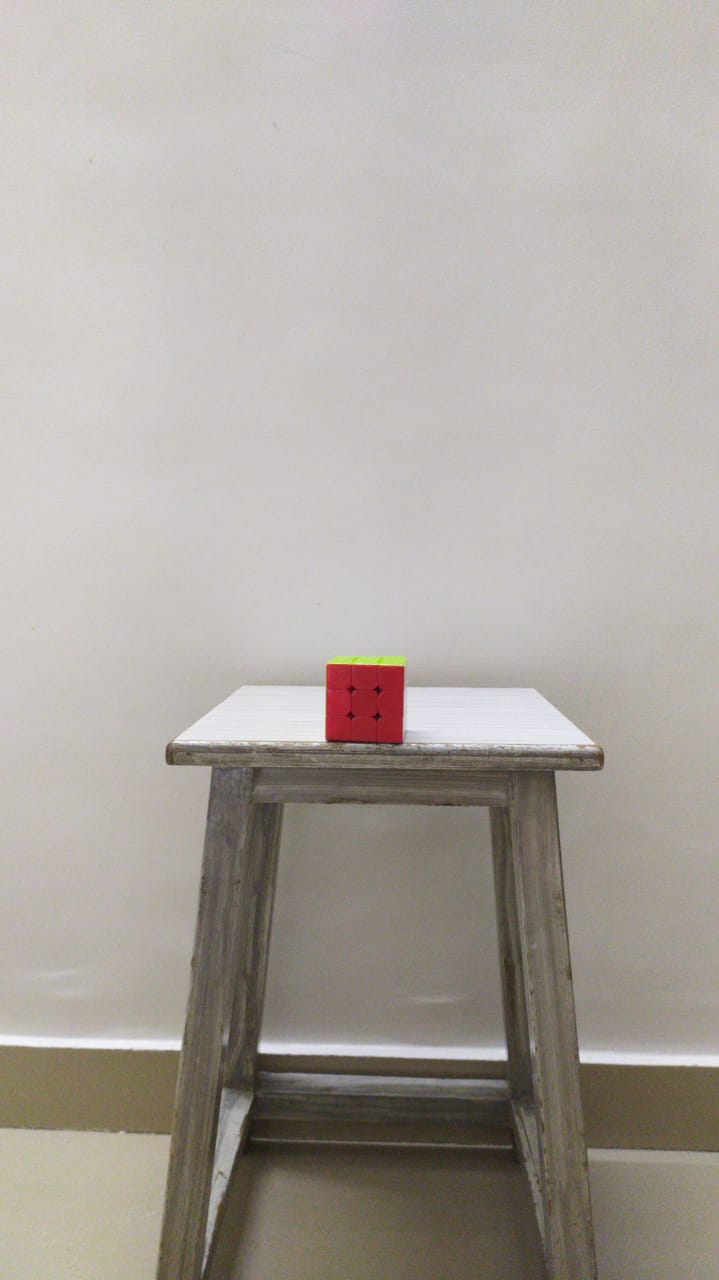
#> input picture FinalTask_MouseImage/images/r1.jpeg, 719 x 1280 px
$ python mouseimage.py   (older library calls are emulated)
#> lines starting #> are read from the running program, lines starting #| are printed output that depends on the picture; after the words box and inside, x2 and y2 are one past the last pixel; in counts of white or black regions, pixels touching at a corner belong together
#> further down, image is the input picture: shape (1280, 719, 3); mean B, G, R 159.3, 165.5, 171.4
import cv2
from imutils import paths
import numpy as np
import imutils
import os


lr = np.array([170, 120, 70])
hr = np.array([180, 255, 255])

ly =np.array([12, 93, 90])
hy =np.array([45, 255, 255])

#click event function
# [41 lines left out: function click_event, not called in this run]


def distance_to_camera(objWdth, fclLnth, perWdth):
	# calculating distance between camera and object
	return (objWdth * fclLnth) / perWdth

def find_marker(image):
	# converting the image to grayscale
	gray = cv2.cvtColor(image, cv2.COLOR_BGR2HSV)
#> gray: shape (1280, 719, 3); mean H, S, V 28.5, 23.9, 171.6
	# COLOR MASKING
	mask = cv2.inRange(gray, lr, hr)  # masking so as to be more efficient
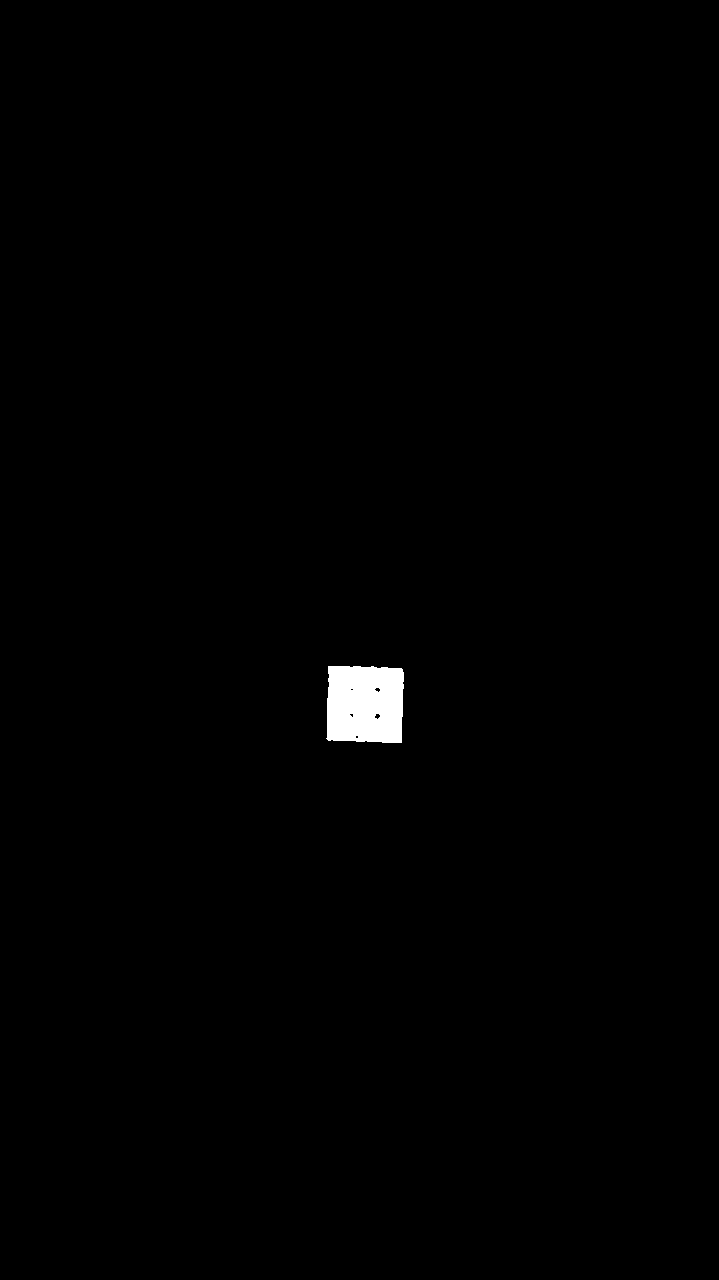
#> mask: shape (1280, 719); 0.61% white; 1 white region, box (x1, y1, x2, y2) and area: (326, 666, 404, 743) 5608
	edged = cv2.Canny(mask, 35, 125)
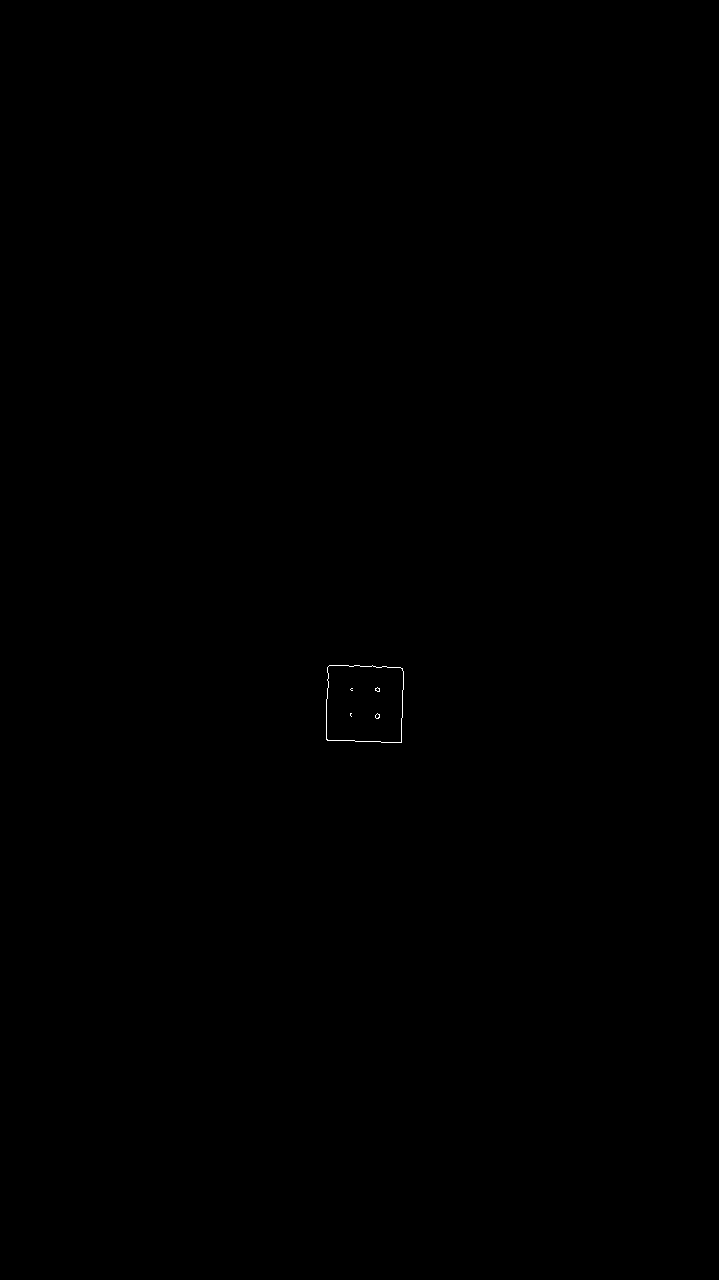
#> edged: shape (1280, 719); 0.04% white in thin lines or dots, all inside (x1, y1, x2, y2) = (326, 665, 404, 743)
	# cv2.imshow('canny', edged)

	# finding the contour in image
	contours = cv2.findContours(edged.copy(), cv2.RETR_LIST, cv2.CHAIN_APPROX_SIMPLE)
#> contours = 8 contours, 6 with area under 20; largest, box (x1, y1, x2, y2) and area: (326, 665, 404, 743) 5645, (326, 665, 404, 743) 5642
	contours = imutils.grab_contours(contours)
	# finding the largest contour in image
	c = max(contours, key = cv2.contourArea)
#> c = contour of 43 points, box (x1, y1, x2, y2) (326, 665, 404, 743), area 5645

	# returning the boundary box
	return cv2.minAreaRect(c)


def find_markerY(imageY):
	# converting the image to grayscale
	gray = cv2.cvtColor(imageY, cv2.COLOR_BGR2HSV)
	# COLOR MASKING
	mask = cv2.inRange(gray, ly, hy)  # masking so as to be more efficient
	edged = cv2.Canny(mask, 35, 125)
	# cv2.imshow('canny', edged)

	# finding the contour in image
	contours = cv2.findContours(edged.copy(), cv2.RETR_LIST, cv2.CHAIN_APPROX_SIMPLE)
	contours = imutils.grab_contours(contours)
	# finding the largest contour in image
	c = max(contours, key = cv2.contourArea)

	# returning the boundary box
	return cv2.minAreaRect(c)

objDist = 30
objWdth = 2.3

image = cv2.imread('images/r1.jpeg')
marker = find_marker(image)
#> marker = ((364.2, 703.1), (76.68, 76.65), -88.21)
fclLnth = (marker[1][0] * objDist) / objWdth
#> fclLnth = 1000.2

imageY = cv2.imread("images/y1.jpeg")
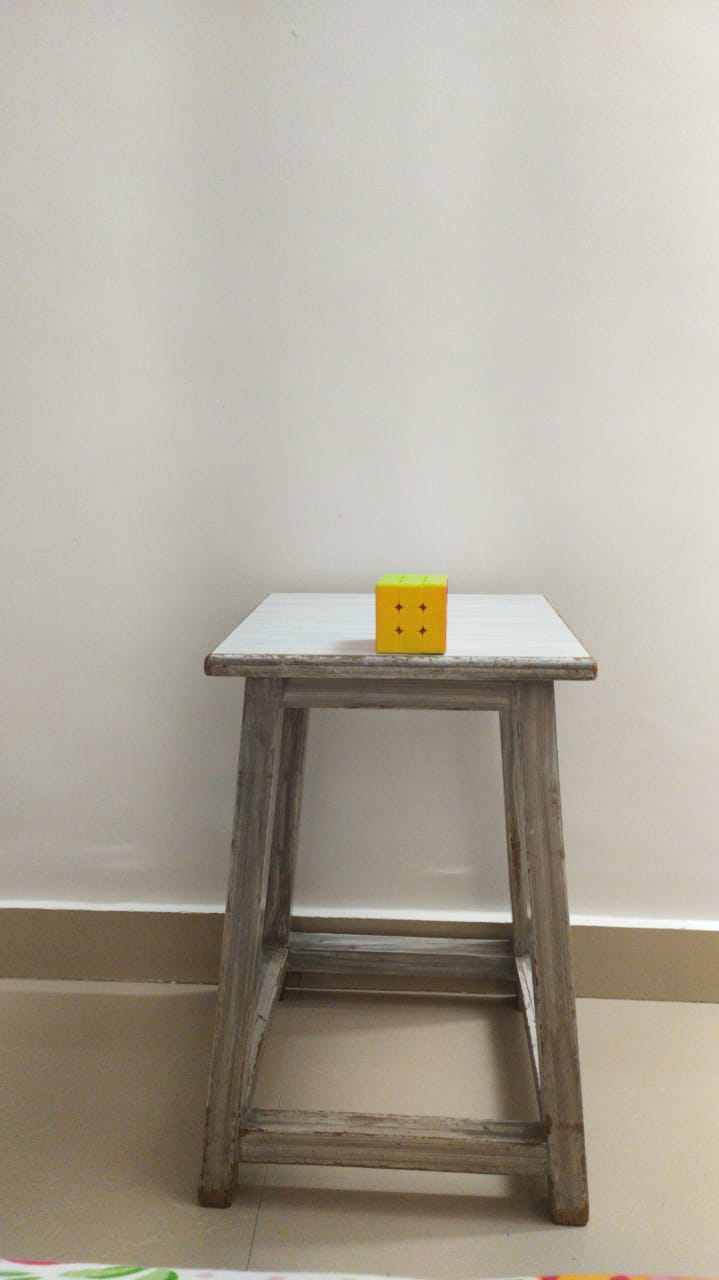
#> input picture FinalTask_MouseImage/images/y1.jpeg, 719 x 1280 px
#> imageY is the input picture: shape (1280, 719, 3); mean B, G, R 154.4, 166.9, 173.4
markerY = find_markerY(imageY)
#> in find_markerY, `gray = cv2.cvtColor(imageY, cv2.COLOR_BGR2HSV)`: gray: shape (1280, 719, 3); mean H, S, V 22.1, 34.3, 173.7
#> in find_markerY, `mask = cv2.inRange(gray, ly, hy)`: mask: shape (1280, 719); 3.4% white; 811 white regions (627 under 20 px), largest, box (x1, y1, x2, y2) and area: (40, 912, 200, 984) 5649, (375, 574, 447, 655) 5498, (0, 911, 42, 977) 1292
#> in find_markerY, `edged = cv2.Canny(mask, 35, 125)`:
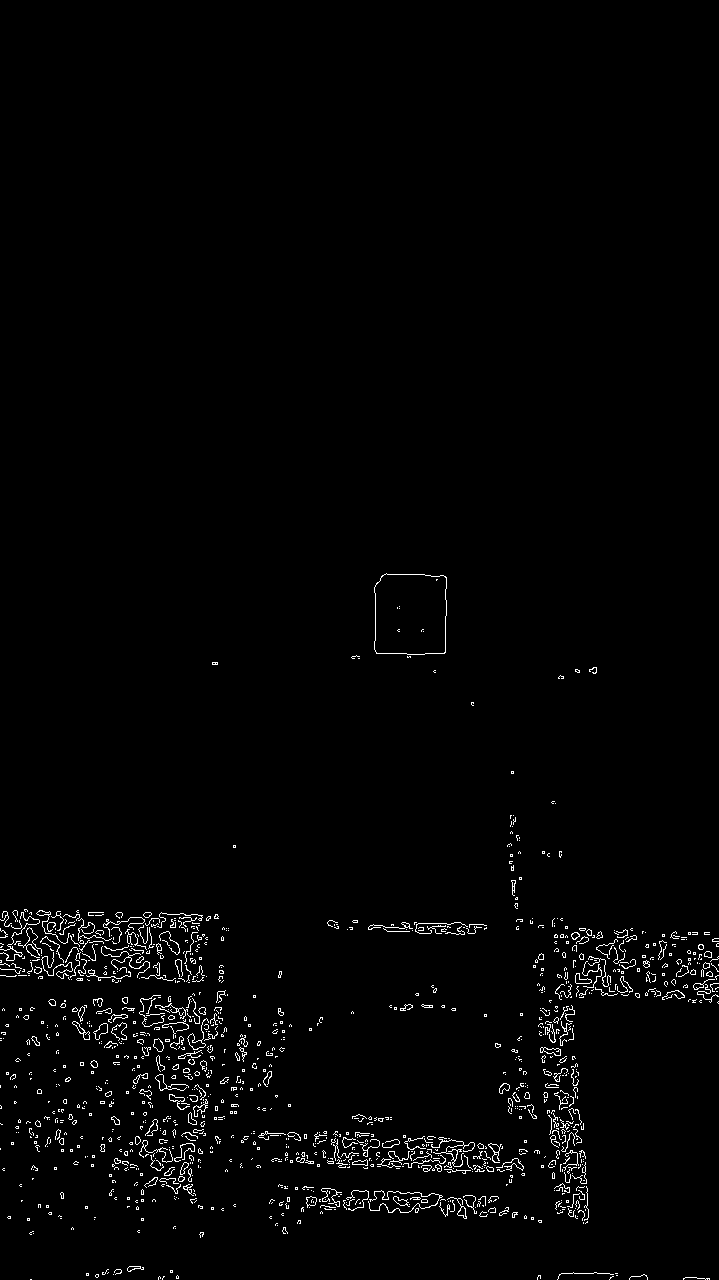
#> edged: shape (1280, 719); 1.7% white in thin lines or dots, all inside (x1, y1, x2, y2) = (0, 573, 719, 1280)
#> in find_markerY, `contours = cv2.findContours(edged.copy(), cv2.RETR_LIST, cv2.CHAIN_APP..`: contours = 1515 contours, 1404 with area under 20; largest, box (x1, y1, x2, y2) and area: (374, 573, 447, 655) 5512, (374, 573, 447, 655) 5505, (187, 1018, 209, 1050) 134, (187, 1033, 206, 1050) 128, (93, 1023, 108, 1040) 114
#> in find_markerY, `c = max(contours, key = cv2.contourArea)`: c = contour of 48 points, box (x1, y1, x2, y2) (374, 573, 447, 655), area 5512
#> markerY = ((410, 613.5), (81, 72), -90)
fclLnthY = (markerY[1][0] * objDist) / objWdth
#> fclLnthY = 1056.5

cv2.imshow("image", image)

#calling the mouse click event
cv2.setMouseCallback("image", click_event)

cv2.waitKey(0)
cv2.destroyAllWindows()
